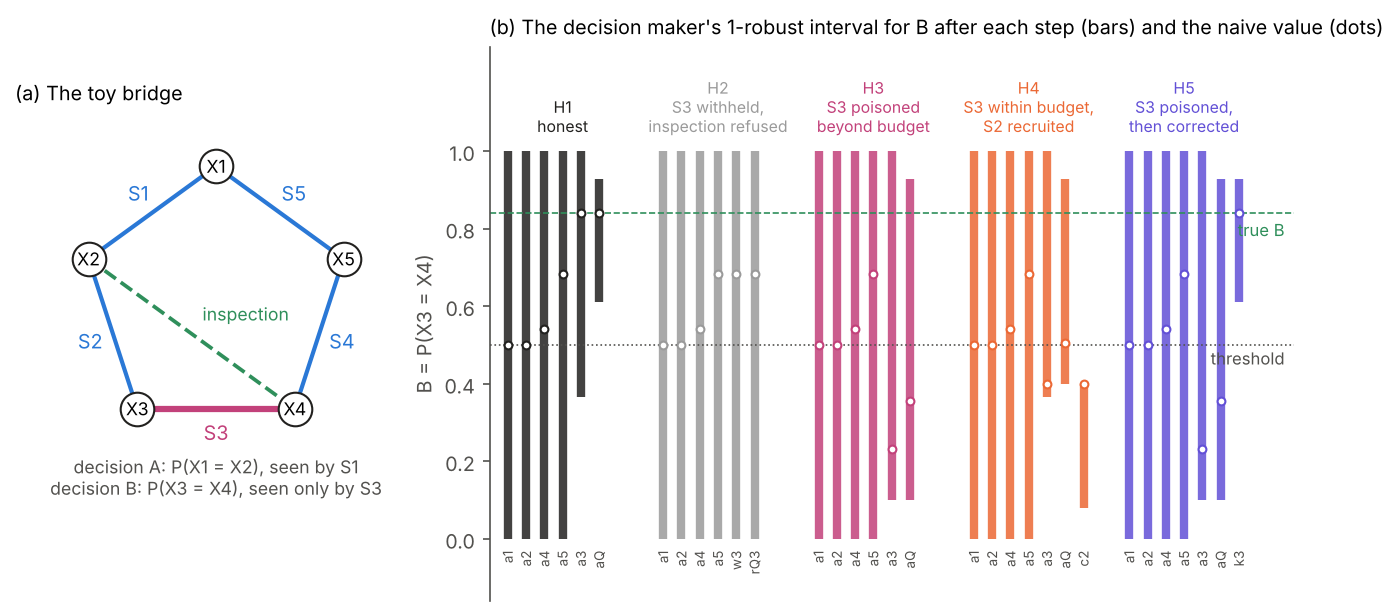

Source code (Python):
"""Figure for 'Beliefs under contamination' (module pce/bridgetoy.py).
  fig_bridge.pdf  (a) the toy bridge: five variables on a cycle, the five sources on its edges, the inspection chord (X2, X4);
                  (b) for each matched history, the decision maker's 1-robust interval for B = P(X3 = X4) after each step, with the
                  threshold 1/2 and the naive value (dots)"""
import os, sys
import numpy as np
import matplotlib; matplotlib.use("Agg")
import matplotlib.pyplot as plt
HERE = os.path.dirname(os.path.abspath(__file__)); sys.path.insert(0, os.path.join(HERE, "..", "engine"))
from pce import bridgetoy as BT
BLUE, ORANGE, VIOLET, ROSE, GREEN, INK, INK2, GREY = "#2a78d6", "#eb6834", "#6250d6", "#c2417a", "#2f8f5b", "#22211f", "#52514e", "#9a9a9a"
plt.rcParams.update({"font.size": 9.5, "axes.spines.top": False, "axes.spines.right": False, "axes.edgecolor": INK2,
                     "xtick.color": INK2, "ytick.color": INK2, "axes.labelcolor": INK2})
P, gA, gB, h, Q, S3_in, S3_out, c2, H = BT.histories()
fig = plt.figure(figsize=(11, 4.8)); gs = fig.add_gridspec(1, 2, width_ratios=[0.8, 1.6], wspace=0.12)
a = fig.add_subplot(gs[0]); a.set_aspect("equal"); a.set_axis_off()
ang = np.pi / 2 + 2 * np.pi * np.arange(5) / 5; xy = np.c_[np.cos(ang), np.sin(ang)]
for i in range(5):
    j = (i + 1) % 5; col = ROSE if i == 2 else BLUE
    a.plot(*zip(xy[i], xy[j]), color=col, lw=3 if i == 2 else 2)
    m = (xy[i] + xy[j]) / 2 * 1.22; a.text(*m, f"S{i+1}", ha="center", va="center", fontsize=9.5, color=col)
a.plot(*zip(xy[1], xy[3]), color=GREEN, lw=1.8, ls="--"); a.text(*((xy[1] + xy[3]) / 2 + [0.08, 0.1]), "inspection", color=GREEN, fontsize=8.5)
for i in range(5):
    a.scatter(*xy[i], s=260, color="white", edgecolor=INK, zorder=3); a.text(*xy[i], f"X{i+1}", ha="center", va="center", fontsize=8.5, zorder=4)
a.text(0, -1.45, "decision A: P(X1 = X2), seen by S1\ndecision B: P(X3 = X4), seen only by S3", ha="center", fontsize=8.5, color=INK2)
a.set_xlim(-1.5, 1.5); a.set_ylim(-1.75, 1.4); a.set_title("(a) The toy bridge", fontsize=9.5, loc="left")
b = fig.add_subplot(gs[1]); names = ["H1", "H2", "H3", "H4", "H5"]; cols = [INK, GREY, ROSE, ORANGE, VIOLET]
desc = {"H1": "honest", "H2": "S3 withheld,\ninspection refused", "H3": "S3 poisoned\nbeyond budget", "H4": "S3 within budget,\nS2 recruited", "H5": "S3 poisoned,\nthen corrected"}
for k, (name, col) in enumerate(zip(names, cols)):
    _, rows = BT.run(H[name], gB); x0 = k * 8.5
    for t, (lab, v, d) in enumerate(rows):
        lo, hi = d["rob"]; b.plot([x0 + t, x0 + t], [lo, hi], color=col, lw=4, solid_capstyle="butt", alpha=0.85)
        b.scatter(x0 + t, d["mid"], s=14, color="white", edgecolor=col, zorder=3)
        b.text(x0 + t, -0.03, lab, ha="center", fontsize=6.5, color=INK2, rotation=90, va="top")
    b.text(x0 + 3, 1.04, f"{name}\n{desc[name]}", ha="center", va="bottom", fontsize=7.6, color=col)
b.axhline(0.5, color=INK2, lw=0.8, ls=":"); b.axhline(gB @ P, color=GREEN, lw=0.8, ls="--")
b.text(42.5, gB @ P - 0.06, "true B", color=GREEN, fontsize=8, ha="right"); b.text(42.5, 0.45, "threshold", color=INK2, fontsize=8, ha="right")
b.set_xlim(-1, 43); b.set_ylim(-0.16, 1.27); b.set_yticks([0, 0.2, 0.4, 0.6, 0.8, 1.0]); b.set_xticks([]); b.set_ylabel("B = P(X3 = X4)")
b.set_title("(b) The decision maker's 1-robust interval for B after each step (bars) and the naive value (dots)", fontsize=9.5, loc="left")
for s in ("bottom",): b.spines[s].set_visible(False)
fig.savefig(os.path.join(HERE, "fig_bridge.pdf"), bbox_inches="tight"); fig.savefig(os.path.join(HERE, "fig_bridge.png"), dpi=150, bbox_inches="tight")
